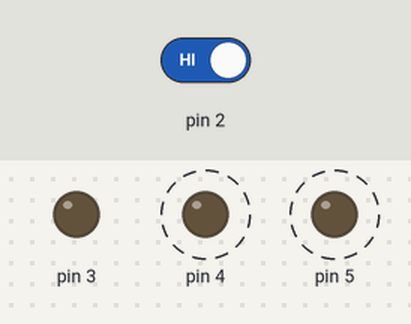
Bench run of a sketch on a simulated Arduino Uno, built with avr-gcc and run on an emulated ATmega328P. On the bench: output pins drawn as LEDs (lit = HIGH). Dashed ring = blinking. The inputs (shaded band) are chosen by the test bench; at power-on: pin 2 HIGH.

Above: at 1.8 s.
1.9 s: pin 2 driven LOW
At 3.2 s:
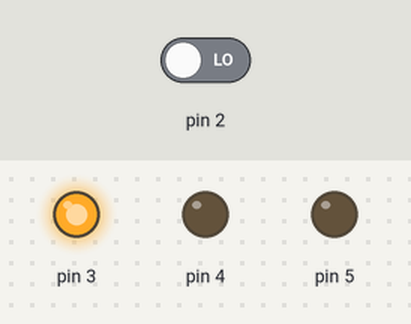
3.5 s: pin 2 driven HIGH
At 3.62 s:
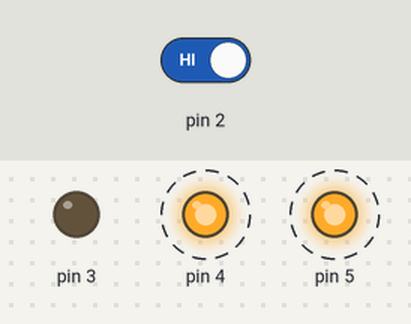
Timing chart, 0 to 12.5 s (numbered marks = the images above; inputs shaded):
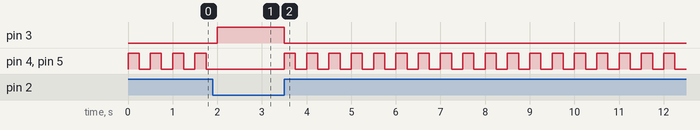

The sketch:

sketch_02_spaceship.ino
```cpp
int pushState = 0;

void setup() {
  pinMode(2, INPUT);
  pinMode(3, OUTPUT);
  pinMode(4, OUTPUT);
  pinMode(5, OUTPUT);
}

void loop() {
  pushState = digitalRead(2);
  if (pushState == LOW) {
    // turn on green light
    digitalWrite(3, HIGH);
    digitalWrite(4, LOW);
    digitalWrite(5, LOW);
  } else {
    // turn off green light
    digitalWrite(3, LOW);
    // blink red light
    digitalWrite(4, HIGH);
    digitalWrite(5, HIGH);
    delay(250);
    digitalWrite(4, LOW);
    digitalWrite(5, LOW);
    delay(250);
  }
}
```

Measured:
- after the input at 1.9 s, pin 3: LOW → HIGH after 0.10 s; pin 4, pin 5: stops changing and stays LOW
- after the input at 3.5 s, pin 3: HIGH → LOW at once; pin 4, pin 5: alternates HIGH for 0.25 s and LOW for 0.25 s, starting at once
- by itself, pin 4, pin 5: alternates HIGH for 0.25 s and LOW for 0.25 s
